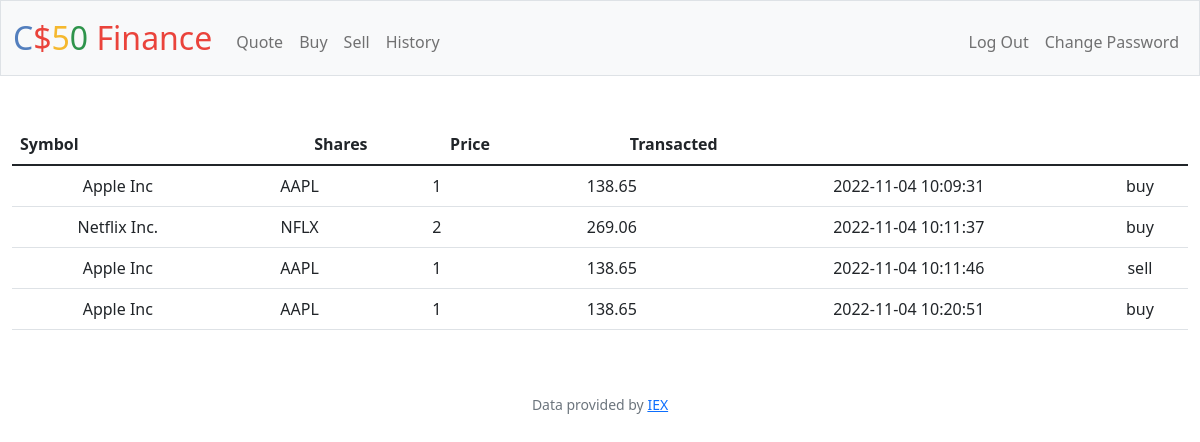
Screenshot of /history (signed in) with the database file from the repository.
### tables this page shows
CREATE TABLE buy2 (id_buy_trans INTEGER PRIMARY KEY AUTOINCREMENT NOT NULL, user_id INTEGER NOT NULL,
transacted DEFAULT CURRENT_TIMESTAMP NOT NULL,company TEXT NOT NULL, symbol TEXT NOT NULL, shares NUMERIC NOT NULL,price NUMERIC NOT NULL, type TEXT NOT NULL,
 FOREIGN KEY(user_id) REFERENCES users(id));

### app.py (the view)
@app.route("/history")
@login_required
def history():
    rows = db.execute("SELECT transacted,company,symbol,shares,price,type FROM buy2 WHERE user_id = ?",session["user_id"])
    return render_template("history.html",rows=rows)

### app.py (called while the page is built)
@app.after_request
def after_request(response):
    response.headers["Cache-Control"] = "no-cache, no-store, must-revalidate"
    response.headers["Expires"] = 0
    response.headers["Pragma"] = "no-cache"
    return response

### helpers.py (called while the page is built)
def login_required(f):
    @wraps(f)
    def decorated_function(*args, **kwargs):
        if session.get("user_id") is None:
            return redirect("/login")
        return f(*args, **kwargs)
    return decorated_function

### templates/history.html (shortened to what this page needs)
{% extends "layout.html" %}
{% block main %}
<table class="table">
    <thead>
        <tr>
            <th class="text-start">Symbol</th>
            <th class="text-end">Shares</th>
            <th class="text-end">Price</th>
            <th class="text-end">Transacted</th>
        </tr>
    </thead>
        {% for row in rows %}
            <tr>
                <td>{{row["company"]}}</td>
                <td>{{row["symbol"]}}</td>
                <td>{{row["shares"]}}</td>
                <td>{{row["price"]}}</td>
                <td>{{row["transacted"]}}</td>
                <td>{{row["type"]}}</td>
            </tr>
        {% endfor %}
</table>
{% endblock%}

### templates/layout.html (shortened to what this page needs)
<!DOCTYPE html>
<html lang="en">
    <head>
        <link href="https://cdn.jsdelivr.net/npm/bootstrap@5.1.3/dist/css/bootstrap.min.css" rel="stylesheet">
        <link href="/static/styles.css" rel="stylesheet">
    </head>
    <body>
        <nav class="bg-light border navbar navbar-expand-md navbar-light">
            <div class="container-fluid">
                <a class="navbar-brand" href="/"><span class="blue">C</span><span class="red">$</span><span class="yellow">5</span><span class="green">0</span> <span class="red">Finance</span></a>
                <div class="collapse navbar-collapse" id="navbar">
                    {% if session["user_id"] %}
                        <ul class="navbar-nav me-auto mt-2">
                            <li class="nav-item"><a class="nav-link" href="/quote">Quote</a></li>
                            <li class="nav-item"><a class="nav-link" href="/buy">Buy</a></li>
                            <li class="nav-item"><a class="nav-link" href="/sell">Sell</a></li>
                            <li class="nav-item"><a class="nav-link" href="/history">History</a></li>
                        </ul>
                        <ul class="navbar-nav ms-auto mt-2">
                            <li class="nav-item"><a class="nav-link" href="/logout">Log Out</a></li>
                            <li class="nav-item"><a class="nav-link" href="/change_password">Change Password</a></li>
                        </ul>
                    {% else %}
                        <ul class="navbar-nav ms-auto mt-2">
                            <li class="nav-item"><a class="nav-link" href="/register">Register</a></li>
                            <li class="nav-item"><a class="nav-link" href="/login">Log In</a></li>
                        </ul>
                    {% endif %}
                </div>
            </div>
        </nav>
        <main class="container-fluid py-5 text-center">
            {% block main %}{% endblock %}
        </main>
        <footer class="mb-5 small text-center text-muted">
            Data provided by <a href="https://iexcloud.io/">IEX</a>
        </footer>
    </body>
</html>

### static/styles.css (style rules this page uses)
nav .navbar-brand { font-size: xx-large; }
nav .navbar-brand .blue { color: #537fbe; }
nav .navbar-brand .red { color: #ea433b; }
nav .navbar-brand .yellow { color: #f5b82e; }
nav .navbar-brand .green { color: #2e944b; }

### rows the page displays
buy2: company "Apple Inc", symbol "AAPL", shares "1", price "138.65", transacted "2022-11-04 10:09:31", type "buy"
buy2: company "Netflix Inc.", symbol "NFLX", shares "2", price "269.06", transacted "2022-11-04 10:11:37", type "buy"
buy2: company "Apple Inc", symbol "AAPL", shares "1", price "138.65", transacted "2022-11-04 10:11:46", type "sell"
buy2: company "Apple Inc", symbol "AAPL", shares "1", price "138.65", transacted "2022-11-04 10:20:51", type "buy"
